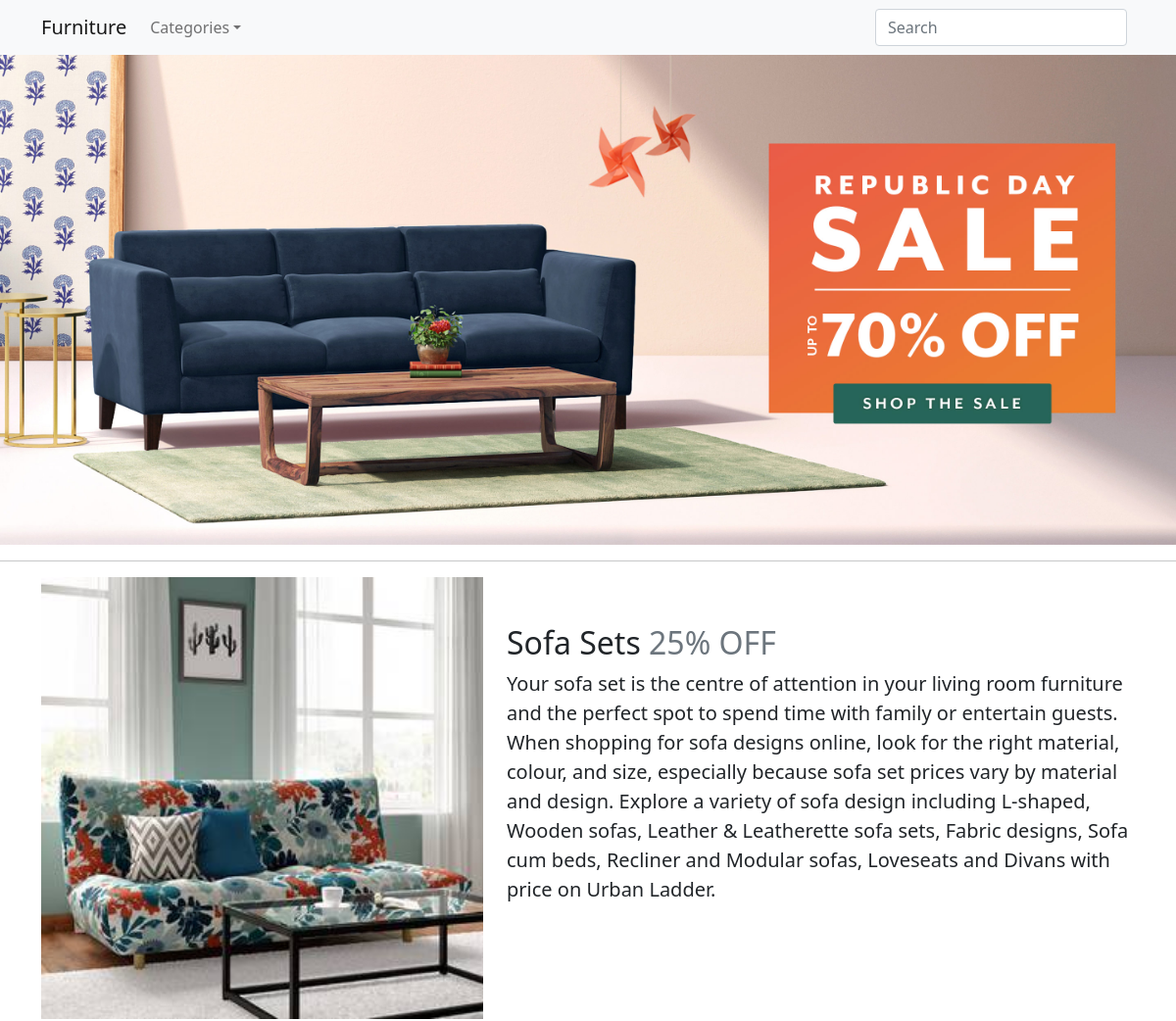
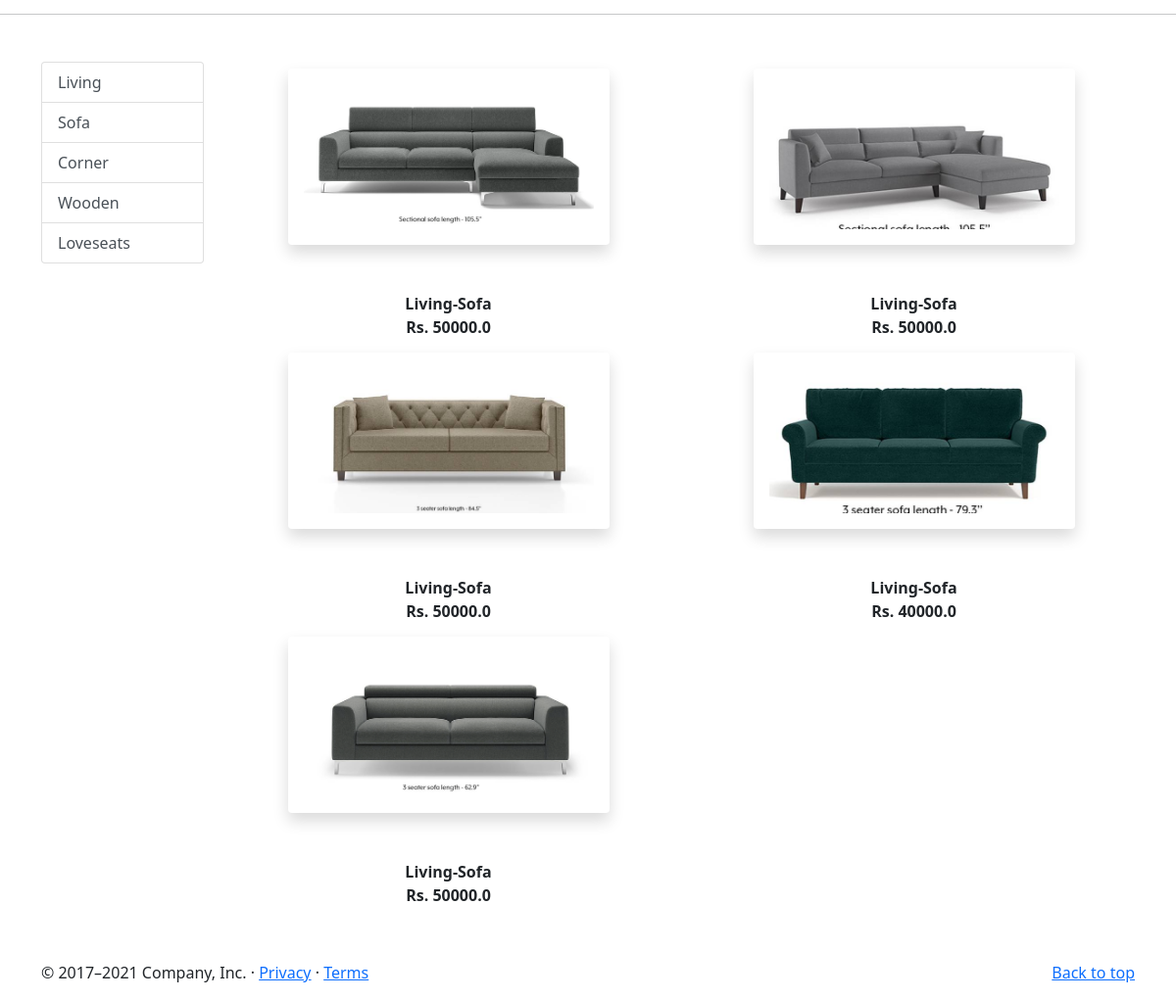
Screenshot of /Living/Sofa with the database file from the repository (2 pictures, top to bottom).
### app/models.py (models this page shows, shortened)
class Product(models.Model):
 title = models.CharField(max_length=100)
 price = models.FloatField()
 type = models.CharField(max_length=100)
 category = models.CharField( choices=CATEGORY_CHOICES, max_length=2)
 product_image = models.ImageField(upload_to='productimg')

### app/views.py (the view)
# urls.py: path('Living/', views.Living, name='Living'),
def Living(request, data=None):
        if data==None :
                Living = Product.objects.filter(category='L')
        elif data == 'Sofa' or data == 'Corner':
                Living= Product.objects.filter(category='L').filter(type=data)
        elif data == 'Wooden' or data == 'Lovesit':
                Living= Product.objects.filter(category='L').filter(type=data)
        elif data == 'Wooden' or data == 'Loveseats':
                Living= Product.objects.filter(category='L').filter(type=data)
        elif data == 'futons' or data == 'Chaire':
                Living= Product.objects.filter(category='L').filter(type=data)
        elif data == 'Coffe-table' :
                Living= Product.objects.filter(category='L').filter(type=data)
        return render(request, 'app/living.html', {'Living':Living})

### app/template/app/living.html (shortened to what this page needs)
{% extends 'app/base.html' %}
{% load static %}
{% block main-content %}
<img src="{% static 'app/images/banner/2.jpg' %}" class="d-block w-100" alt="...">
<hr class="featurette-divider">
<div class = "container">
    <div class="row featurette">
      <div class="col-md-7 order-md-2"><br><br>
        <h2 class="featurette-heading">Sofa Sets <span class="text-muted">25% OFF</span></h2>
        <p class="lead text-justify">Your sofa set is the centre of attention in your
          living room furniture and the perfect spot to spend time with family or
          entertain guests. When shopping for sofa designs online, look for the right material,
          colour, and size, especially because sofa set prices vary by material and design.
          Explore a variety of sofa design including L-shaped, Wooden sofas, Leather &
          Leatherette sofa sets, Fabric designs, Sofa cum beds, Recliner and Modular sofas,
          Loveseats and Divans with price on Urban Ladder.
        </p>
      </div>
      <div class="col-md-5">
        <img src="{% static 'app/images/poster/1.jpg' %}" class="d-block w-100">
      </div>
    </div>
</div>
<hr class="featurette-divider">
<div class="container my-5">
  <div class="row">
   <div class="col-sm-2">
    <div class="list-group">
      <a href="{% url 'Living' %}" class="list-group-item list-group-item-action" aria-current="true">Living</a>
      <a href="{% url 'Livingdata' 'Sofa'  %}" class="list-group-item list-group-item-action" aria-current="true">Sofa</a>
      <a href="{% url 'Livingdata' 'Corner'  %}" class="list-group-item list-group-item-action">Corner</a>
      <a href="{% url 'Livingdata' 'Wooden'  %}" class="list-group-item list-group-item-action">Wooden</a>
      <a href="{% url 'Livingdata' 'Loveseats'  %}" class="list-group-item list-group-item-action">Loveseats</a>
    </div>
   </div>
   <div class="col-sm-10">
    <div class="row">
     {% for p in Living %}
      <div class="col-sm-6 text-center mb-6">
       <a href="{% url 'product-detail' p.id %}" class="btn">
        <div class="item">
         <img src="{{p.product_image.url}}" alt="" height="180" class="shadow p-3 mb-5 bg-white rounded">
         <div class="fw-bold">{{p.title}}</div>
         <div class="fw-bold">Rs. {{p.price}}</div>
        </div>
       </a>
      </div>
     {% endfor %}
    </div>
   </div>
  </div>
 </div>
{% endblock main-content %}

### rows the page displays
Product: product_image (picture), title "Living-Sofa", price "50000.0"
Product: product_image (picture), title "Living-Sofa", price "50000.0"
Product: product_image (picture), title "Living-Sofa", price "50000.0"
Product: product_image (picture), title "Living-Sofa", price "40000.0"
Product: product_image (picture), title "Living-Sofa", price "50000.0"
